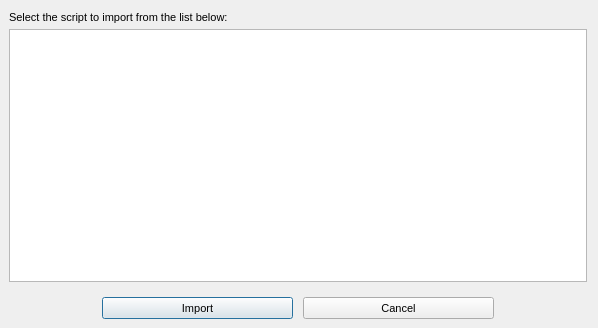
<?xml version="1.0"?>
<ui version="4.0">
  <class>DallasImportDialog</class>
  <widget class="QDialog" name="IDD_DALLAS_IMPORT_DIALOG">
    <property name="geometry">
      <rect>
        <x>0</x>
        <y>0</y>
        <width>598</width>
        <height>328</height>
      </rect>
    </property>
    <property name="windowTitle">
      <string>Import Script Prompt</string>
    </property>
    <property name="font">
      <font>
        <family>Liberation Sans</family>
        <pointsize>8</pointsize>
        <bold>false</bold>
        <italic>false</italic>
      </font>
    </property>
    <property name="enabled">
      <bool>true</bool>
    </property>
    <property name="windowFlags">
      <set>Qt::Dialog|Qt::WindowCloseButtonHint</set>
    </property>
    <property name="minimumSize">
      <size>
        <width>598</width>
        <height>328</height>
      </size>
    </property>
    <property name="maximumSize">
      <size>
        <width>598</width>
        <height>328</height>
      </size>
    </property>
    <widget class="QLabel" name="IDC_STATIC">
      <property name="geometry">
        <rect>
          <x>9</x>
          <y>11</y>
          <width>231</width>
          <height>13</height>
        </rect>
      </property>
      <property name="text">
        <string>Select the script to import from the list below:</string>
      </property>
      <property name="visible">
        <bool>true</bool>
      </property>
      <property name="enabled">
        <bool>true</bool>
      </property>
      <property name="alignment">
        <set>Qt::AlignLeft</set>
      </property>
    </widget>
    <widget class="QListWidget" name="IDC_SCRIPT_LIST">
      <property name="geometry">
        <rect>
          <x>9</x>
          <y>29</y>
          <width>578</width>
          <height>253</height>
        </rect>
      </property>
      <property name="visible">
        <bool>true</bool>
      </property>
      <property name="enabled">
        <bool>true</bool>
      </property>
      <property name="selectionMode">
        <enum>QAbstractItemView::SingleSelection</enum>
      </property>
    </widget>
    <widget class="QPushButton" name="IDOK">
      <property name="geometry">
        <rect>
          <x>102</x>
          <y>297</y>
          <width>191</width>
          <height>22</height>
        </rect>
      </property>
      <property name="text">
        <string>Import</string>
      </property>
      <property name="visible">
        <bool>true</bool>
      </property>
      <property name="enabled">
        <bool>true</bool>
      </property>
      <property name="default">
        <bool>true</bool>
      </property>
      <property name="autoDefault">
        <bool>true</bool>
      </property>
    </widget>
    <widget class="QPushButton" name="IDCANCEL">
      <property name="geometry">
        <rect>
          <x>303</x>
          <y>297</y>
          <width>191</width>
          <height>22</height>
        </rect>
      </property>
      <property name="text">
        <string>Cancel</string>
      </property>
      <property name="visible">
        <bool>true</bool>
      </property>
      <property name="enabled">
        <bool>true</bool>
      </property>
      <property name="default">
        <bool>false</bool>
      </property>
      <property name="autoDefault">
        <bool>false</bool>
      </property>
    </widget>
  </widget>
</ui>
